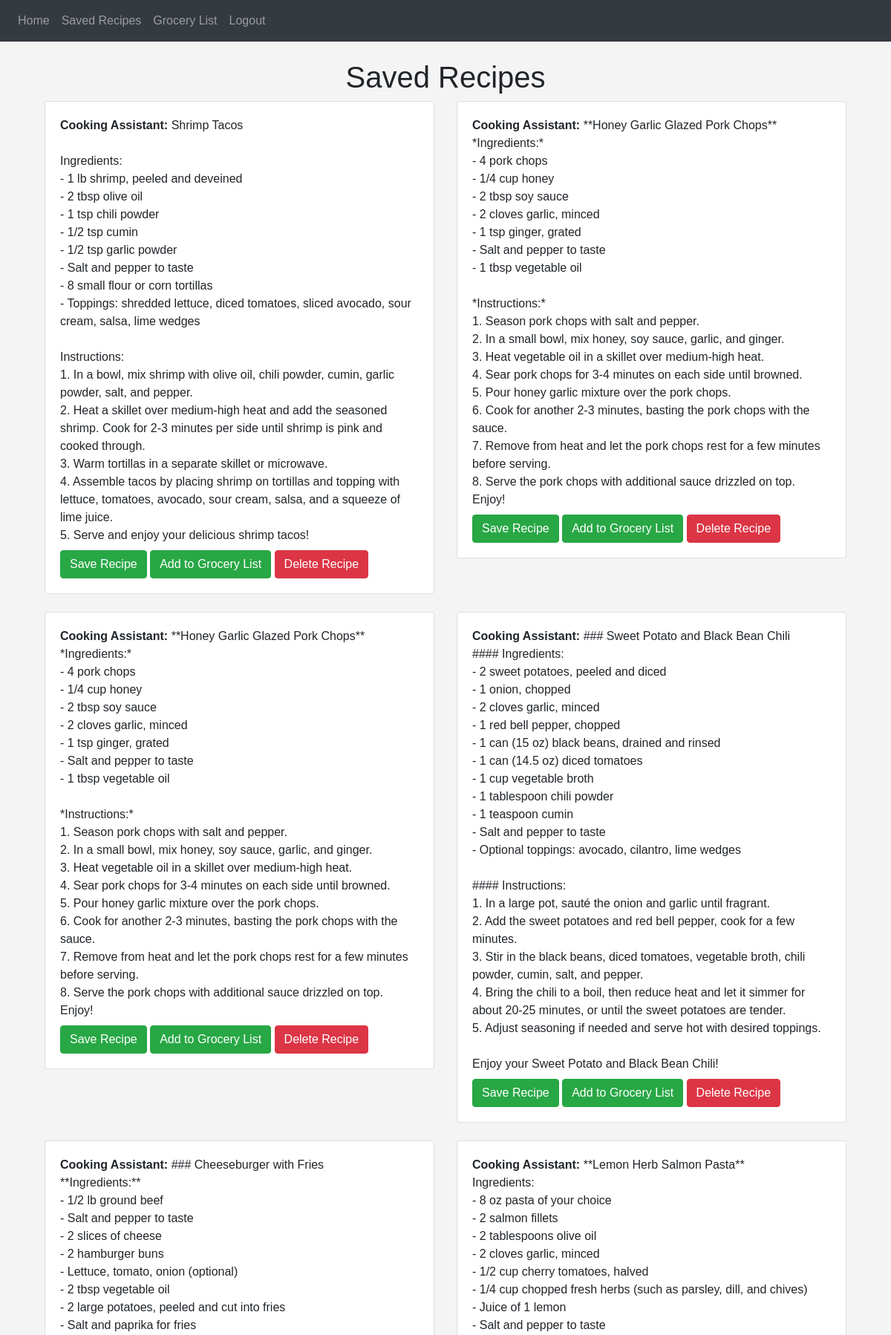
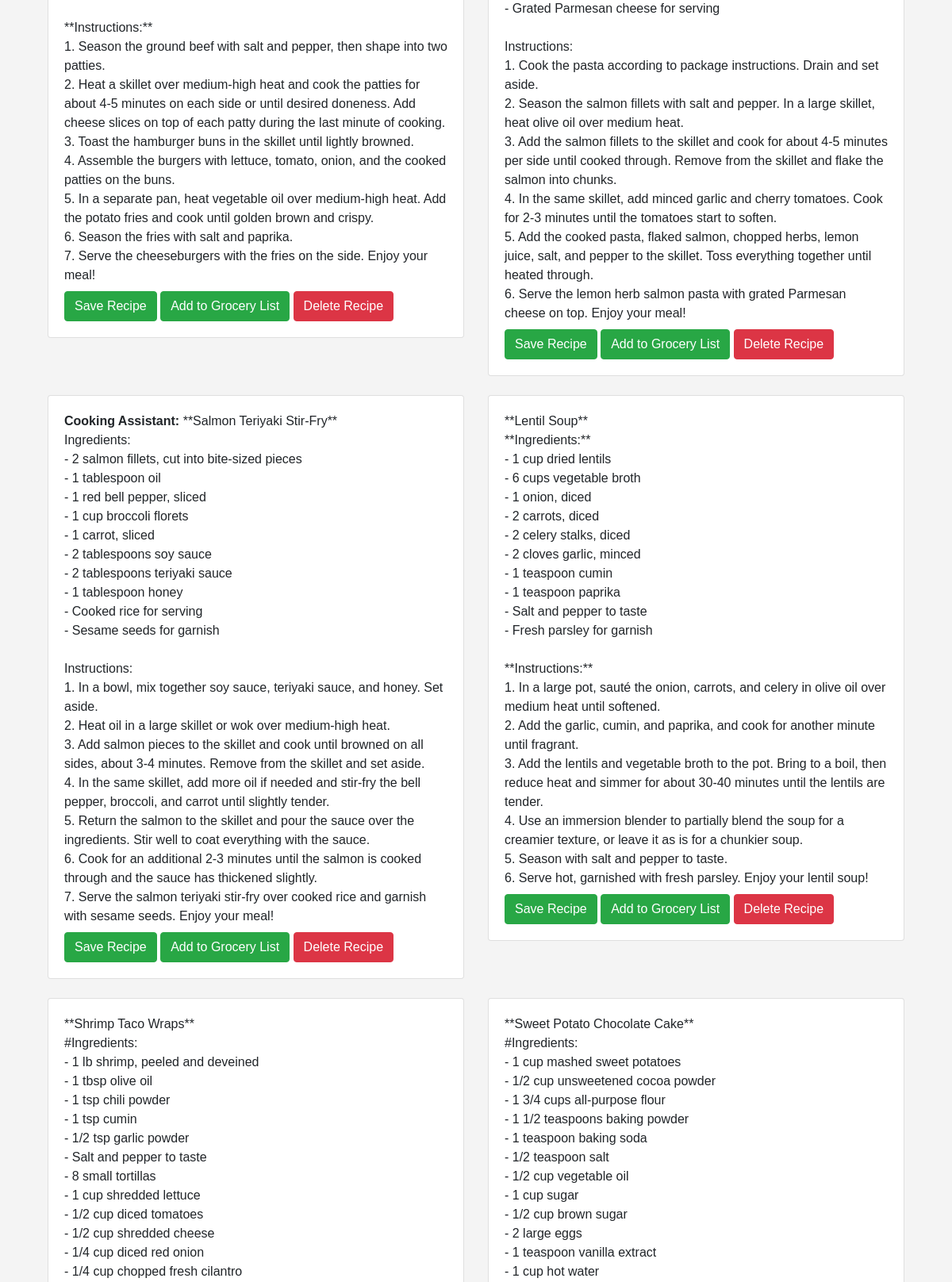
The page /saved_recipes (signed in, upper part) on the database its author committed (2 pictures, top to bottom).
### website/models.py (models this page shows)
class Recipe(db.Model):
    id = db.Column(db.Integer, primary_key=True)
    content = db.Column(db.Text, nullable=False)
    date_created = db.Column(db.DateTime, default=datetime.utcnow)
    user_id = db.Column(db.Integer, db.ForeignKey('user.id'), nullable=False)

### website/views.py (the view)
@views.route("/saved_recipes")
@login_required
def saved_recipes():
    recipes = Recipe.query.filter_by(user_id=current_user.id).all()
    print("Found recipes:", recipes)
    return render_template("saved_recipes.html", user=current_user, recipes=recipes)

### website/__init__.py (called while the page is built)
def create_app():
    app = Flask(__name__)
    app.config['SECRET_KEY'] = 'hjshjhdjah kjshkjdhjs'
    app.config['SQLALCHEMY_DATABASE_URI'] = f'sqlite:///{DB_NAME}'
    db.init_app(app)
    from .views import views
    from .auth import auth
    app.register_blueprint(views, url_prefix='/')
    app.register_blueprint(auth, url_prefix='/')
    from .models import User, Note
    with app.app_context():
        db.create_all()
    login_manager = LoginManager()
    login_manager.login_view = 'auth.login'
    login_manager.init_app(app)
    @login_manager.user_loader
    def load_user(id):
        return User.query.get(int(id))
    return app

### website/templates/saved_recipes.html (shortened to what this page needs)
{% extends "base.html" %}
{% block content %}
<div class="container">
    <h1 class="text-center mt-4">Saved Recipes</h1>
    <div class="row">
        {% for recipe in recipes %}
            <div class="col-md-6 mb-4">
                <div class="card">
                    <div class="card-body">
                        {{ recipe.content|safe }}
                        <button onclick="add_to_grocery_list({{ recipe.content }})" class="btn btn-success mt-2">Add to Grocery List</button>
                        <button onclick="deleteRecipe({{ recipe.id }})" class="btn btn-danger mt-2">Delete Recipe</button>
                    </div>
                </div>
            </div>
        {% endfor %}
    </div>
</div>
{% endblock %}

### website/templates/base.html (shortened to what this page needs)
<!DOCTYPE html>
<html>
  <head>
    <link
      rel="stylesheet"
      href="https://stackpath.bootstrapcdn.com/bootstrap/4.4.1/css/bootstrap.min.css"
    />
    <link
      rel="stylesheet"
      href="https://stackpath.bootstrapcdn.com/font-awesome/4.7.0/css/font-awesome.min.css"
    />
    <link rel="stylesheet" href="{{ url_for('static', filename='style.css') }}">
  </head>
  <body>
    <nav class="navbar navbar-expand-lg navbar-dark bg-dark">
      <div class="collapse navbar-collapse" id="navbar">
        <div class="navbar-nav">
          {% if user.is_authenticated %}
          <a class="nav-item nav-link" id="home" href="/">Home</a>
          <a class="nav-item nav-link" id="saved_recipes" href="/saved_recipes">Saved Recipes</a>
          <a class="nav-item nav-link" id="grocery_list" href="/grocery_list">Grocery List</a>
          <a class="nav-item nav-link" id="logout" href="/logout">Logout</a>
          {% else %}
          <a class="nav-item nav-link" id="login" href="/login">Login</a>
          <a class="nav-item nav-link" id="signUp" href="/sign-up">Sign Up</a>
          {% endif %}
        </div>
      </div>
    </nav>
    <div class="container">{% block content %} {% endblock %}</div>
  </body>
</html>

### website/static/style.css (style rules this page uses)
body { font-family: Arial, sans-serif; background-color: #f4f4f4; margin: 0; padding: 0; }
button { padding: 10px; border: none; background-color: #4CAF50; color: white; border-radius: 5px; cursor: pointer; }

### rows shown on the page
Recipe: content "Cooking Assistant: Shrimp Tacos Ingredients: - 1 lb shrimp, peeled and deveined - 2 tbsp olive oil - 1 tsp chili powder - 1/2 tsp cumin - 1/2 tsp garlic powder - Salt and pepper to taste - 8 small flour or corn tortillas - Toppings: shredded lettuce, diced tomatoes, sliced avocado, sour cream, salsa, lime wedges Instructions: 1. In a bowl, mix shrimp with olive oil, chili powder, cumin, garlic powder, salt, and pepper. 2. Heat a skillet over medium-high heat and add the seasoned shrimp. Cook for 2-3 minutes per side until shrimp is pink and cooked through. 3. Warm tortillas in a separate skillet or microwave. 4. Assemble tacos by placing shrimp on tortillas and topping with lettuce,…"
Recipe: content "Cooking Assistant: **Honey Garlic Glazed Pork Chops** *Ingredients:* - 4 pork chops - 1/4 cup honey - 2 tbsp soy sauce - 2 cloves garlic, minced - 1 tsp ginger, grated - Salt and pepper to taste - 1 tbsp vegetable oil *Instructions:* 1. Season pork chops with salt and pepper. 2. In a small bowl, mix honey, soy sauce, garlic, and ginger. 3. Heat vegetable oil in a skillet over medium-high heat. 4. Sear pork chops for 3-4 minutes on each side until browned. 5. Pour honey garlic mixture over the pork chops. 6. Cook for another 2-3 minutes, basting the pork chops with the sauce. 7. Remove from heat and let the pork chops rest for a few minutes before serving. 8. Serve the pork chops with…"
Recipe: content "Cooking Assistant: **Honey Garlic Glazed Pork Chops** *Ingredients:* - 4 pork chops - 1/4 cup honey - 2 tbsp soy sauce - 2 cloves garlic, minced - 1 tsp ginger, grated - Salt and pepper to taste - 1 tbsp vegetable oil *Instructions:* 1. Season pork chops with salt and pepper. 2. In a small bowl, mix honey, soy sauce, garlic, and ginger. 3. Heat vegetable oil in a skillet over medium-high heat. 4. Sear pork chops for 3-4 minutes on each side until browned. 5. Pour honey garlic mixture over the pork chops. 6. Cook for another 2-3 minutes, basting the pork chops with the sauce. 7. Remove from heat and let the pork chops rest for a few minutes before serving. 8. Serve the pork chops with…"
Recipe: content "Cooking Assistant: ### Sweet Potato and Black Bean Chili #### Ingredients: - 2 sweet potatoes, peeled and diced - 1 onion, chopped - 2 cloves garlic, minced - 1 red bell pepper, chopped - 1 can (15 oz) black beans, drained and rinsed - 1 can (14.5 oz) diced tomatoes - 1 cup vegetable broth - 1 tablespoon chili powder - 1 teaspoon cumin - Salt and pepper to taste - Optional toppings: avocado, cilantro, lime wedges #### Instructions: 1. In a large pot, sauté the onion and garlic until fragrant. 2. Add the sweet potatoes and red bell pepper, cook for a few minutes. 3. Stir in the black beans, diced tomatoes, vegetable broth, chili powder, cumin, salt, and pepper. 4. Bring the chili to a boil,…"
Recipe: content "Cooking Assistant: ### Cheeseburger with Fries **Ingredients:** - 1/2 lb ground beef - Salt and pepper to taste - 2 slices of cheese - 2 hamburger buns - Lettuce, tomato, onion (optional) - 2 tbsp vegetable oil - 2 large potatoes, peeled and cut into fries - Salt and paprika for fries **Instructions:** 1. Season the ground beef with salt and pepper, then shape into two patties. 2. Heat a skillet over medium-high heat and cook the patties for about 4-5 minutes on each side or until desired doneness. Add cheese slices on top of each patty during the last minute of cooking. 3. Toast the hamburger buns in the skillet until lightly browned. 4. Assemble the burgers with lettuce, tomato, onion,…"
Recipe: content "Cooking Assistant: **Lemon Herb Salmon Pasta** Ingredients: - 8 oz pasta of your choice - 2 salmon fillets - 2 tablespoons olive oil - 2 cloves garlic, minced - 1/2 cup cherry tomatoes, halved - 1/4 cup chopped fresh herbs (such as parsley, dill, and chives) - Juice of 1 lemon - Salt and pepper to taste - Grated Parmesan cheese for serving Instructions: 1. Cook the pasta according to package instructions. Drain and set aside. 2. Season the salmon fillets with salt and pepper. In a large skillet, heat olive oil over medium heat. 3. Add the salmon fillets to the skillet and cook for about 4-5 minutes per side until cooked through. Remove from the skillet and flake the salmon into chunks. 4.…"
Recipe: content "Cooking Assistant: **Salmon Teriyaki Stir-Fry** Ingredients: - 2 salmon fillets, cut into bite-sized pieces - 1 tablespoon oil - 1 red bell pepper, sliced - 1 cup broccoli florets - 1 carrot, sliced - 2 tablespoons soy sauce - 2 tablespoons teriyaki sauce - 1 tablespoon honey - Cooked rice for serving - Sesame seeds for garnish Instructions: 1. In a bowl, mix together soy sauce, teriyaki sauce, and honey. Set aside. 2. Heat oil in a large skillet or wok over medium-high heat. 3. Add salmon pieces to the skillet and cook until browned on all sides, about 3-4 minutes. Remove from the skillet and set aside. 4. In the same skillet, add more oil if needed and stir-fry the bell pepper, broccoli,…"
Recipe: content "**Lentil Soup** **Ingredients:** - 1 cup dried lentils - 6 cups vegetable broth - 1 onion, diced - 2 carrots, diced - 2 celery stalks, diced - 2 cloves garlic, minced - 1 teaspoon cumin - 1 teaspoon paprika - Salt and pepper to taste - Fresh parsley for garnish **Instructions:** 1. In a large pot, sauté the onion, carrots, and celery in olive oil over medium heat until softened. 2. Add the garlic, cumin, and paprika, and cook for another minute until fragrant. 3. Add the lentils and vegetable broth to the pot. Bring to a boil, then reduce heat and simmer for about 30-40 minutes until the lentils are tender. 4. Use an immersion blender to partially blend the soup for a creamier texture, or…"
Recipe: content "**Shrimp Taco Wraps** #Ingredients: - 1 lb shrimp, peeled and deveined - 1 tbsp olive oil - 1 tsp chili powder - 1 tsp cumin - 1/2 tsp garlic powder - Salt and pepper to taste - 8 small tortillas - 1 cup shredded lettuce - 1/2 cup diced tomatoes - 1/2 cup shredded cheese - 1/4 cup diced red onion - 1/4 cup chopped fresh cilantro"
Recipe: content "**Sweet Potato Chocolate Cake** #Ingredients: - 1 cup mashed sweet potatoes - 1/2 cup unsweetened cocoa powder - 1 3/4 cups all-purpose flour - 1 1/2 teaspoons baking powder - 1 teaspoon baking soda - 1/2 teaspoon salt - 1/2 cup vegetable oil - 1 cup sugar - 1/2 cup brown sugar - 2 large eggs - 1 teaspoon vanilla extract - 1 cup hot water"
